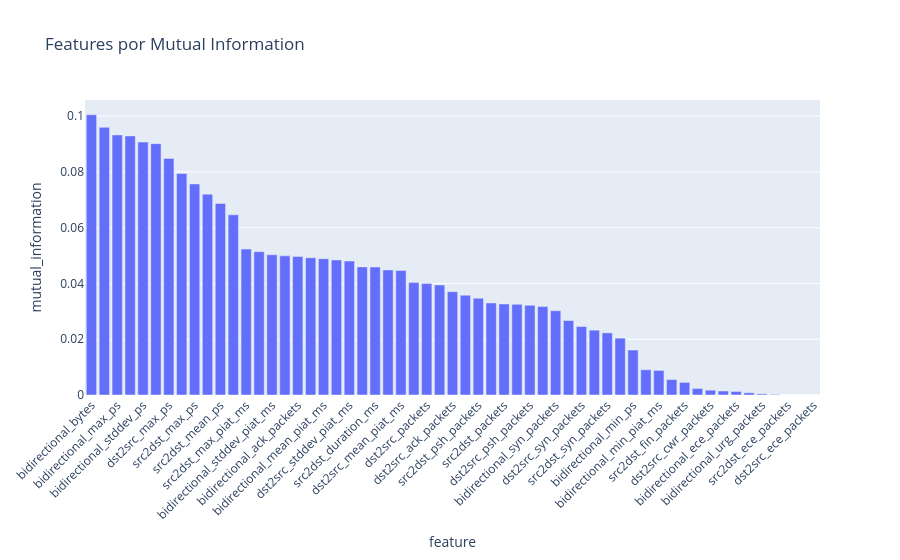

Notebook source saved alongside this figure:
### Code cell
# filtro por mi
#mi_dataframe = mi_dataframe[mi_dataframe["mutual_information"] > 0.02]
# filtro por top features
#mi_dataframe = mi_dataframe.head(15)

nb_plot.mi_bar_plot(mi_dataframe)

### Figure 1 — Plotly figure (JSON) as saved in the notebook; plotly's stock layout.template omitted (floating-point values rounded to 4 significant figures)
{"data": [{"hovertemplate": "feature=%{x}<br>mutual_information=%{y}<extra></extra>", "legendgroup": "", "marker": {"color": "#636efa", "pattern": {"shape": ""}}, "name": "", "orientation": "v", "showlegend": false, "textposition": "auto", "x": ["bidirectional_bytes", "bidirectional_mean_ps", "bidirectional_max_ps", "dst2src_bytes", "bidirectional_stddev_ps", "dst2src_mean_ps", "dst2src_max_ps", "dst2src_stddev_ps", "src2dst_max_ps", "src2dst_bytes", "src2dst_mean_ps", "src2dst_stddev_ps", "src2dst_max_piat_ms", "bidirectional_max_piat_ms", "bidirectional_stddev_piat_ms", "src2dst_stddev_piat_ms", "bidirectional_ack_packets", "dst2src_max_piat_ms", "bidirectional_mean_piat_ms", "src2dst_mean_piat_ms", "dst2src_stddev_piat_ms", "dst2src_duration_ms", "src2dst_duration_ms", "src2dst_rst_packets", "dst2src_mean_piat_ms", "bidirectional_packets", "dst2src_packets", "bidirectional_duration_ms", "dst2src_ack_packets", "bidirectional_rst_packets", "src2dst_psh_packets", "src2dst_ack_packets", "src2dst_packets", "bidirectional_fin_packets", "dst2src_psh_packets", "bidirectional_psh_packets", "bidirectional_syn_packets", "dst2src_fin_packets", "dst2src_syn_packets", "dst2src_min_ps", "src2dst_syn_packets", "src2dst_min_ps", "bidirectional_min_ps", "dst2src_rst_packets", "bidirectional_min_piat_ms", "src2dst_min_piat_ms", "src2dst_fin_packets", "dst2src_min_piat_ms", "dst2src_cwr_packets", "src2dst_cwr_packets", "bidirectional_ece_packets", "src2dst_urg_packets", "bidirectional_urg_packets", "bidirectional_cwr_packets", "src2dst_ece_packets", "dst2src_urg_packets", "dst2src_ece_packets"], "xaxis": "x", "y": [0.1005, 0.09599, 0.09327, 0.09292, 0.09072, 0.09015, 0.08485, 0.07947, 0.07569, 0.07203, 0.0687, 0.06463, 0.05232, 0.0514, 0.0503, 0.0499, 0.04971, 0.04923, 0.04887, 0.04845, 0.04805, 0.04594, 0.04591, 0.04486, 0.04462, 0.04031, 0.03996, 0.03946, 0.03707, 0.0358, 0.03471, 0.03303, 0.03266, 0.0325, 0.0322, 0.03169, 0.03022, 0.02671, 0.02455, 0.02326, 0.02229, 0.02039, 0.01613, 0.009066, 0.008818, 0.005529, 0.004523, 0.002346, 0.001722, 0.001431, 0.001275, 0.0007946, 0.0004141, 0.0002089, 0.0, 0.0, 0.0], "yaxis": "y", "type": "bar"}], "layout": {"xaxis": {"anchor": "y", "domain": [0.0, 1.0], "title": {"text": "feature"}, "tickangle": -45}, "yaxis": {"anchor": "x", "domain": [0.0, 1.0], "title": {"text": "mutual_information"}}, "legend": {"tracegroupgap": 0}, "title": {"text": "Features por Mutual Information"}, "barmode": "relative"}}
